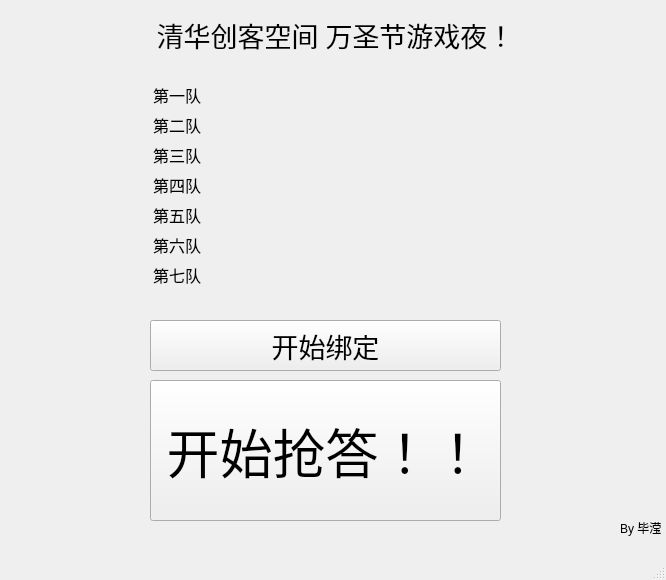
<?xml version="1.0" encoding="UTF-8"?>
<ui version="4.0">
 <class>MainWindow</class>
 <widget class="QMainWindow" name="MainWindow">
  <property name="geometry">
   <rect>
    <x>0</x>
    <y>0</y>
    <width>666</width>
    <height>580</height>
   </rect>
  </property>
  <property name="windowTitle">
   <string>MainWindow</string>
  </property>
  <widget class="QWidget" name="centralwidget">
   <widget class="QLabel" name="label_title">
    <property name="geometry">
     <rect>
      <x>90</x>
      <y>10</y>
      <width>491</width>
      <height>51</height>
     </rect>
    </property>
    <property name="font">
     <font>
      <family>微软雅黑</family>
      <pointsize>20</pointsize>
     </font>
    </property>
    <property name="text">
     <string>&lt;html&gt;&lt;head/&gt;&lt;body&gt;&lt;p&gt;清华创客空间 万圣节游戏夜！&lt;/p&gt;&lt;/body&gt;&lt;/html&gt;</string>
    </property>
    <property name="textFormat">
     <enum>Qt::AutoText</enum>
    </property>
    <property name="alignment">
     <set>Qt::AlignCenter</set>
    </property>
    <property name="margin">
     <number>0</number>
    </property>
    <property name="textInteractionFlags">
     <set>Qt::LinksAccessibleByMouse</set>
    </property>
   </widget>
   <widget class="QPushButton" name="pushButton">
    <property name="geometry">
     <rect>
      <x>150</x>
      <y>380</y>
      <width>351</width>
      <height>141</height>
     </rect>
    </property>
    <property name="font">
     <font>
      <family>微软雅黑</family>
      <pointsize>40</pointsize>
     </font>
    </property>
    <property name="text">
     <string>开始抢答！！</string>
    </property>
   </widget>
   <widget class="QPushButton" name="pushButton_bind">
    <property name="geometry">
     <rect>
      <x>150</x>
      <y>320</y>
      <width>351</width>
      <height>51</height>
     </rect>
    </property>
    <property name="font">
     <font>
      <family>微软雅黑</family>
      <pointsize>20</pointsize>
     </font>
    </property>
    <property name="text">
     <string>开始绑定</string>
    </property>
   </widget>
   <widget class="QLabel" name="label_1">
    <property name="geometry">
     <rect>
      <x>70</x>
      <y>80</y>
      <width>131</width>
      <height>31</height>
     </rect>
    </property>
    <property name="font">
     <font>
      <family>微软雅黑 Light</family>
      <pointsize>12</pointsize>
     </font>
    </property>
    <property name="text">
     <string>&lt;html&gt;&lt;head/&gt;&lt;body&gt;&lt;p&gt;第一队&lt;/p&gt;&lt;/body&gt;&lt;/html&gt;</string>
    </property>
    <property name="textFormat">
     <enum>Qt::AutoText</enum>
    </property>
    <property name="alignment">
     <set>Qt::AlignRight|Qt::AlignTrailing|Qt::AlignVCenter</set>
    </property>
    <property name="margin">
     <number>0</number>
    </property>
    <property name="textInteractionFlags">
     <set>Qt::LinksAccessibleByMouse</set>
    </property>
   </widget>
   <widget class="QLabel" name="label_2">
    <property name="geometry">
     <rect>
      <x>70</x>
      <y>110</y>
      <width>131</width>
      <height>31</height>
     </rect>
    </property>
    <property name="font">
     <font>
      <family>微软雅黑 Light</family>
      <pointsize>12</pointsize>
     </font>
    </property>
    <property name="text">
     <string>&lt;html&gt;&lt;head/&gt;&lt;body&gt;&lt;p&gt;第二队&lt;/p&gt;&lt;/body&gt;&lt;/html&gt;</string>
    </property>
    <property name="textFormat">
     <enum>Qt::AutoText</enum>
    </property>
    <property name="alignment">
     <set>Qt::AlignRight|Qt::AlignTrailing|Qt::AlignVCenter</set>
    </property>
    <property name="margin">
     <number>0</number>
    </property>
    <property name="textInteractionFlags">
     <set>Qt::LinksAccessibleByMouse</set>
    </property>
   </widget>
   <widget class="QLabel" name="label_3">
    <property name="geometry">
     <rect>
      <x>70</x>
      <y>140</y>
      <width>131</width>
      <height>31</height>
     </rect>
    </property>
    <property name="font">
     <font>
      <family>微软雅黑 Light</family>
      <pointsize>12</pointsize>
     </font>
    </property>
    <property name="text">
     <string>&lt;html&gt;&lt;head/&gt;&lt;body&gt;&lt;p&gt;第三队&lt;/p&gt;&lt;/body&gt;&lt;/html&gt;</string>
    </property>
    <property name="textFormat">
     <enum>Qt::AutoText</enum>
    </property>
    <property name="alignment">
     <set>Qt::AlignRight|Qt::AlignTrailing|Qt::AlignVCenter</set>
    </property>
    <property name="margin">
     <number>0</number>
    </property>
    <property name="textInteractionFlags">
     <set>Qt::LinksAccessibleByMouse</set>
    </property>
   </widget>
   <widget class="QLabel" name="label_4">
    <property name="geometry">
     <rect>
      <x>70</x>
      <y>170</y>
      <width>131</width>
      <height>31</height>
     </rect>
    </property>
    <property name="font">
     <font>
      <family>微软雅黑 Light</family>
      <pointsize>12</pointsize>
     </font>
    </property>
    <property name="text">
     <string>&lt;html&gt;&lt;head/&gt;&lt;body&gt;&lt;p&gt;第四队&lt;/p&gt;&lt;/body&gt;&lt;/html&gt;</string>
    </property>
    <property name="textFormat">
     <enum>Qt::AutoText</enum>
    </property>
    <property name="alignment">
     <set>Qt::AlignRight|Qt::AlignTrailing|Qt::AlignVCenter</set>
    </property>
    <property name="margin">
     <number>0</number>
    </property>
    <property name="textInteractionFlags">
     <set>Qt::LinksAccessibleByMouse</set>
    </property>
   </widget>
   <widget class="QLabel" name="label_5">
    <property name="geometry">
     <rect>
      <x>70</x>
      <y>200</y>
      <width>131</width>
      <height>31</height>
     </rect>
    </property>
    <property name="font">
     <font>
      <family>微软雅黑 Light</family>
      <pointsize>12</pointsize>
     </font>
    </property>
    <property name="text">
     <string>&lt;html&gt;&lt;head/&gt;&lt;body&gt;&lt;p&gt;第五队&lt;/p&gt;&lt;/body&gt;&lt;/html&gt;</string>
    </property>
    <property name="textFormat">
     <enum>Qt::AutoText</enum>
    </property>
    <property name="alignment">
     <set>Qt::AlignRight|Qt::AlignTrailing|Qt::AlignVCenter</set>
    </property>
    <property name="margin">
     <number>0</number>
    </property>
    <property name="textInteractionFlags">
     <set>Qt::LinksAccessibleByMouse</set>
    </property>
   </widget>
   <widget class="QLabel" name="label_6">
    <property name="geometry">
     <rect>
      <x>70</x>
      <y>230</y>
      <width>131</width>
      <height>31</height>
     </rect>
    </property>
    <property name="font">
     <font>
      <family>微软雅黑 Light</family>
      <pointsize>12</pointsize>
     </font>
    </property>
    <property name="text">
     <string>&lt;html&gt;&lt;head/&gt;&lt;body&gt;&lt;p&gt;第六队&lt;/p&gt;&lt;/body&gt;&lt;/html&gt;</string>
    </property>
    <property name="textFormat">
     <enum>Qt::AutoText</enum>
    </property>
    <property name="alignment">
     <set>Qt::AlignRight|Qt::AlignTrailing|Qt::AlignVCenter</set>
    </property>
    <property name="margin">
     <number>0</number>
    </property>
    <property name="textInteractionFlags">
     <set>Qt::LinksAccessibleByMouse</set>
    </property>
   </widget>
   <widget class="QLabel" name="label_7">
    <property name="geometry">
     <rect>
      <x>70</x>
      <y>260</y>
      <width>131</width>
      <height>31</height>
     </rect>
    </property>
    <property name="font">
     <font>
      <family>微软雅黑 Light</family>
      <pointsize>12</pointsize>
     </font>
    </property>
    <property name="text">
     <string>&lt;html&gt;&lt;head/&gt;&lt;body&gt;&lt;p&gt;第七队&lt;/p&gt;&lt;/body&gt;&lt;/html&gt;</string>
    </property>
    <property name="textFormat">
     <enum>Qt::AutoText</enum>
    </property>
    <property name="alignment">
     <set>Qt::AlignRight|Qt::AlignTrailing|Qt::AlignVCenter</set>
    </property>
    <property name="margin">
     <number>0</number>
    </property>
    <property name="textInteractionFlags">
     <set>Qt::LinksAccessibleByMouse</set>
    </property>
   </widget>
   <widget class="QLabel" name="label_team_got">
    <property name="geometry">
     <rect>
      <x>260</x>
      <y>150</y>
      <width>341</width>
      <height>131</height>
     </rect>
    </property>
    <property name="font">
     <font>
      <family>微软雅黑 Light</family>
      <pointsize>30</pointsize>
     </font>
    </property>
    <property name="text">
     <string>&lt;html&gt;&lt;head/&gt;&lt;body&gt;&lt;p&gt;&lt;br/&gt;&lt;/p&gt;&lt;/body&gt;&lt;/html&gt;</string>
    </property>
    <property name="textFormat">
     <enum>Qt::AutoText</enum>
    </property>
    <property name="alignment">
     <set>Qt::AlignRight|Qt::AlignTrailing|Qt::AlignVCenter</set>
    </property>
    <property name="margin">
     <number>0</number>
    </property>
    <property name="textInteractionFlags">
     <set>Qt::LinksAccessibleByMouse</set>
    </property>
   </widget>
   <widget class="QLabel" name="label">
    <property name="geometry">
     <rect>
      <x>620</x>
      <y>520</y>
      <width>41</width>
      <height>16</height>
     </rect>
    </property>
    <property name="text">
     <string>By 毕滢</string>
    </property>
   </widget>
  </widget>
  <widget class="QMenuBar" name="menubar">
   <property name="geometry">
    <rect>
     <x>0</x>
     <y>0</y>
     <width>666</width>
     <height>23</height>
    </rect>
   </property>
  </widget>
  <widget class="QStatusBar" name="statusbar"/>
 </widget>
 <resources/>
 <connections/>
</ui>
